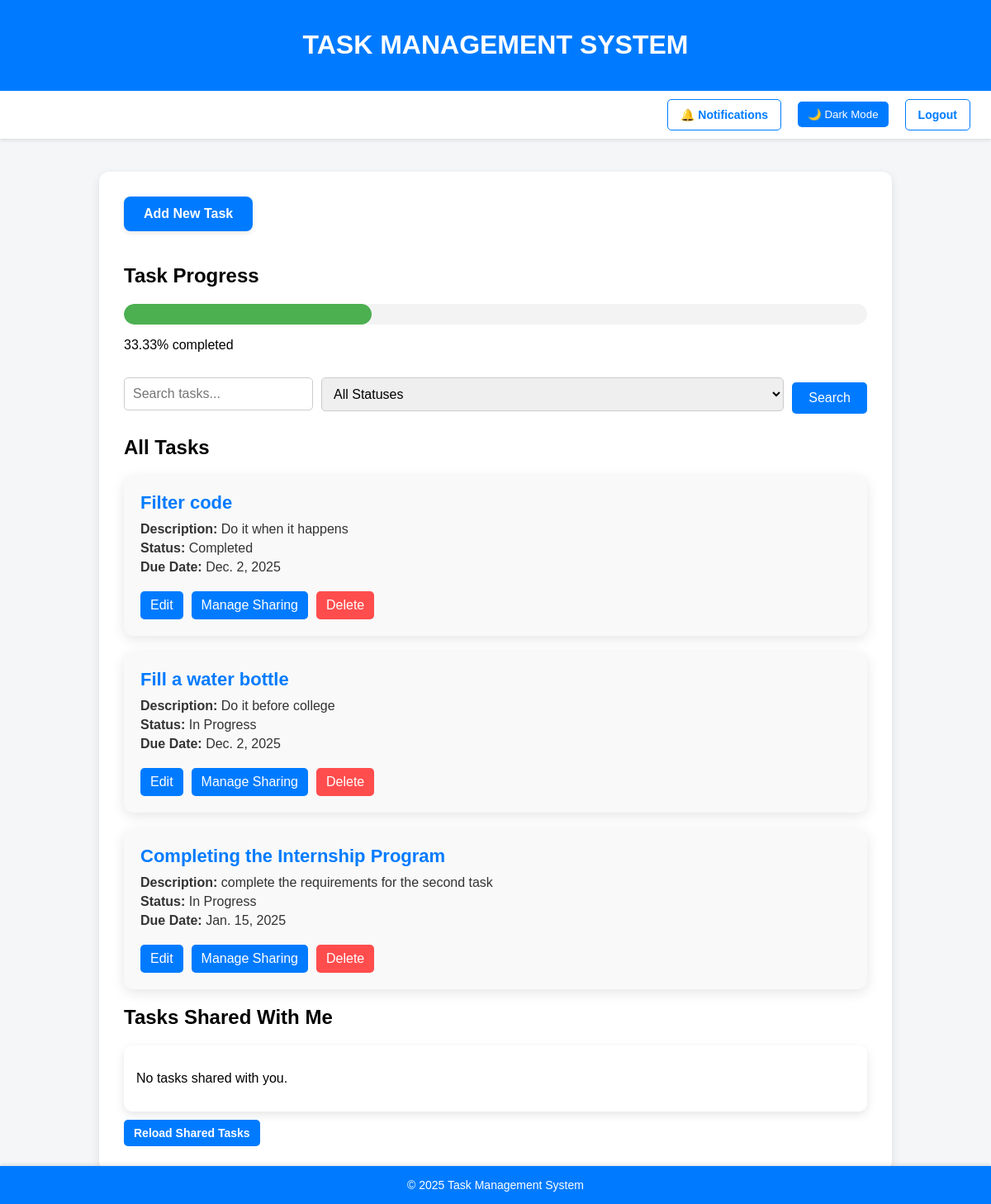
Before: / (signed in) with the older database file.
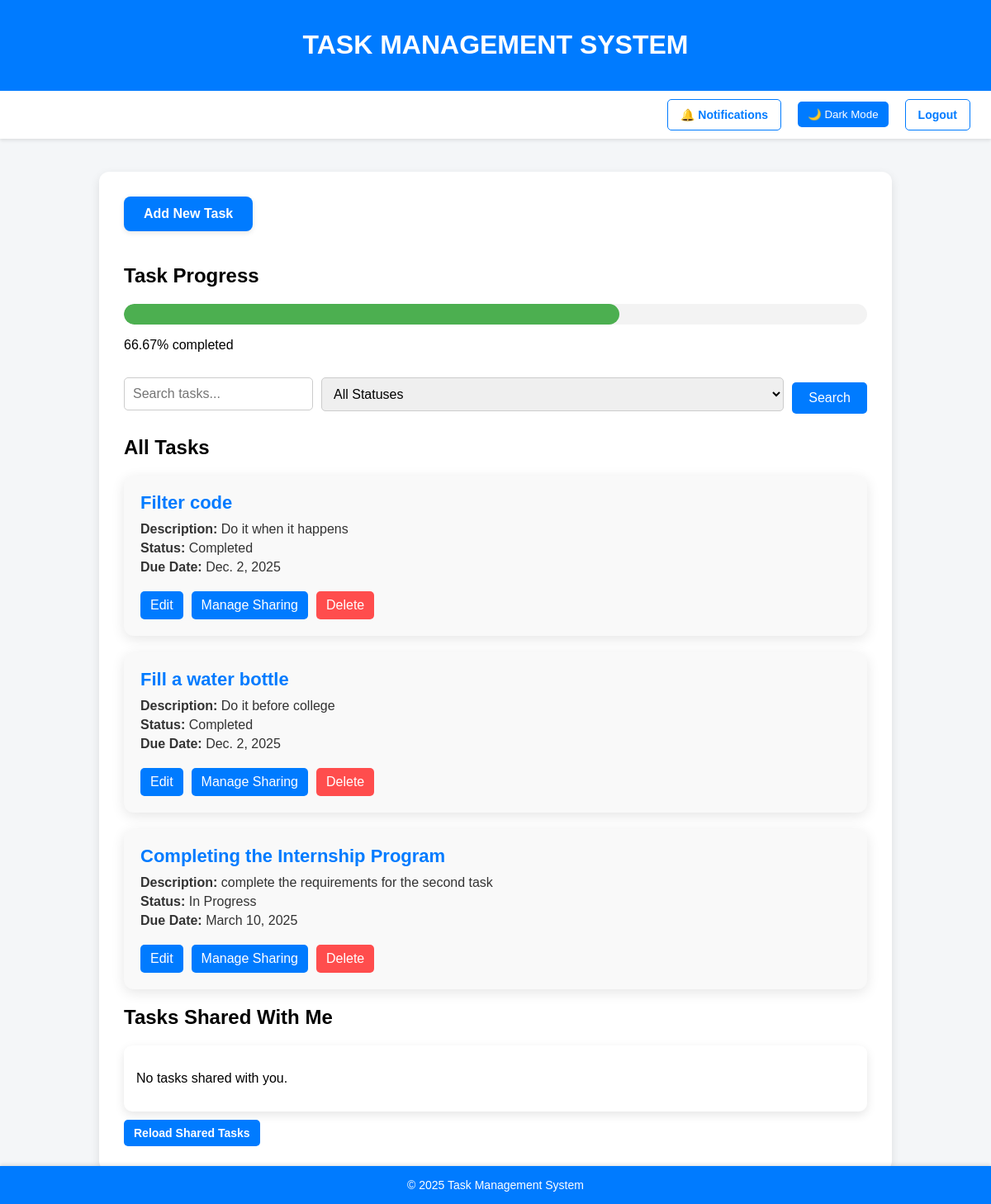
After: the same page with the newer database file.
### core/models.py (models this page shows, shortened)
class Task(models.Model):
    STATUS_CHOICES = [
        ('Pending', 'Pending'),
        ('In Progress', 'In Progress'),
        ('Completed', 'Completed'),
    ]
    title = models.CharField(max_length=255)
    description = models.TextField()
    status = models.CharField(max_length=20, choices=STATUS_CHOICES, default='Pending')
    due_date = models.DateField()
    created_at = models.DateTimeField(auto_now_add=True)
    owner = models.ForeignKey(User, on_delete=models.CASCADE, related_name="owned_tasks")
    shared_with = models.ManyToManyField(User, related_name="shared_tasks", blank=True)
    class Meta:
        indexes = [
            models.Index(fields=['created_at'], name='idx_created_at'),
        ]

### core/views.py (the view)
# urls.py: path('', views.home_page, name='home_page'),
@login_required(login_url='login')
def home_page(request):
    query = request.GET.get('q', '')
    status_filter = request.GET.get('status', '')
    tasks = Task.objects.filter(owner=request.user)
    if query:
        tasks = tasks.filter(Q(title__icontains=query) | Q(description__icontains=query))
    if status_filter:
        tasks = tasks.filter(status=status_filter)
    total_tasks = tasks.count()
    completed_tasks = tasks.filter(status='Completed').count()
    progress = (completed_tasks / total_tasks * 100) if total_tasks > 0 else 0
    return render(request, 'core/home.html', {
        'tasks': tasks,
        'query': query,
        'status_filter': status_filter,
        'progress': progress
    })

### templates/core/home.html (shortened to what this page needs)
{% extends 'partials/base.html' %}
{% load static %}
{% block content %}
    <a href="/tasks/new/" class="add-task-btn">Add New Task</a>
    <div class="progress-section">
        <h2>Task Progress</h2>
        <div class="progress-bar-wrapper">
            <div class="progress-bar" style="width: {{ progress }}%;"></div>
        </div>
        <p>{{ progress|floatformat:2 }}% completed</p>
    </div>
    <form method="GET" action="{% url 'home_page' %}" class="search-form">
        <input type="text" name="q" placeholder="Search tasks..." value="{{ query }}" class="search-bar">
        <select name="status" class="filter-dropdown">
            <option value="">All Statuses</option>
        </select>
        <button type="submit" class="search-btn">Search</button>
    </form>
    <h2>All Tasks</h2>
    {% for task in tasks %}
        <div class="card">
            <h3>{{ task.title }}</h3>
            <p><strong>Description:</strong> {{ task.description }}</p>
            <p><strong>Status:</strong> {{ task.status }}</p>
            <p><strong>Due Date:</strong> {{ task.due_date }}</p>
            <div class="actions">
                <a href="{% url 'task_update' task.id %}" class="edit-btn">Edit</a>
                <a href="{% url 'share_task' task.id %}" class="edit-btn">Manage Sharing</a>
                <form action="{% url 'task_delete' task.id %}" method="POST" class="inline-form">
                    <button type="submit" class="delete-btn">Delete</button>
                </form>
            </div>
        </div>
    {% empty %}
        <p>No tasks found.</p>
    {% endfor %}
    <h2>Tasks Shared With Me</h2>
    <div class="shared-tasks-container">
        {% for task in shared_tasks %}
            <div class="shared-task-card">
                <h3 style="color: #ffffff;">{{ task.title }} <span>(Shared by: {{ task.owner }})</span></h3>
                <p><strong>Description:</strong> {{ task.description }}</p>
                <p><strong>Status:</strong> {{ task.status }}</p>
                <p><strong>Due Date:</strong> {{ task.due_date }}</p>
            </div>
        {% empty %}
            <p>No tasks shared with you.</p>
        {% endfor %}
    </div>
    <button onclick="fetchSharedTasks()" class="btn-primary">Reload Shared Tasks</button>
    {% endblock %}

Changed rows visible on the page:
changed Task "Fill a water bottle": status "In Progress" → "Completed"
changed Task "Completing the Internship Program": due_date "Jan. 15, 2025" → "March 10, 2025"
Other visible differences:
{{ progress }}: 33.33333333333333 → 66.66666666666666 (drawn)
{{ progress|floatformat:2 }}: "33.33" → "66.67"
